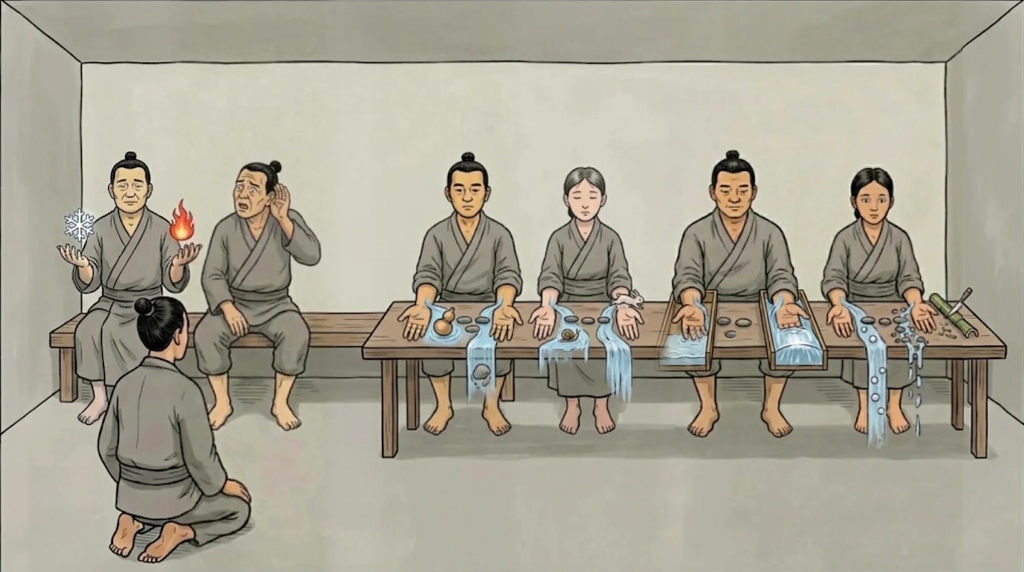
#> input picture images/s12u03.webp, 2048 x 1144 px, found by its file name (shown at 1/2 size)
$ python s14u02_post.py ../../images/s12u03.webp out.png
#> lines starting #> are read from the running program, lines starting #| are printed output that depends on the picture; after the words box and inside, x2 and y2 are one past the last pixel; in counts of white or black regions, pixels touching at a corner belong together
"""本草 ② 瀉·毒·修治 통합판 s14u02 — 합성본 뒤 PIL 손질 (2026-10-22, 재현용).
   大黃의 性 寒을 지는 소품이 없어(원 낱장 s14p03은 얼음 덩이가 §5 위반이었다) 사전 寒 = 눈송이를 s12u03(一問 寒熱의 손바닥 위 눈송이)에서 복사해
   大黃 칸 진열대 위, 苦 커피 잔 앞에 놓는다 — 苦 + 寒 = 苦寒. 마스크: 밝은 흰·푸른 결정 + 검은 윤곽만, 손가락은 잘라 냄.
   usage: python3 s14u02_post.py comp.png out.png  (s12u03.webp 는 images/ 에서 읽음)
"""
import sys, numpy as np
from PIL import Image, ImageFilter
src=Image.open('/home/claude/s7/work/images/s12u03.webp').convert('RGB')
#> src is the input picture: PIL image 2048x1144 RGB; mean R, G, B 168.3, 163.7, 148.1
sf=src.crop((108,408,200,500)); a=np.asarray(sf).astype(float)
#> after `sf = src.crop((108, 408, 200, 500))`:
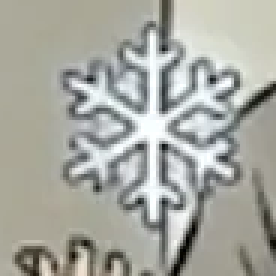
#> sf: PIL image 92x92 RGB (shown 3 times larger); mean R, G, B 167, 168.1, 160.4
br=a.mean(-1); blue=a[...,2]-a[...,0]
#> after `blue = a[..., 2] - a[..., 0]`:
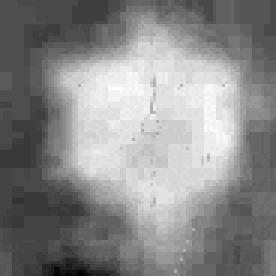
#> blue: shape (92, 92) float64 (shown 3 times larger); min -31, max 14, mean -6.66; drawn with min black and max white
m=((br>205)&(blue>-5))|(br<120)
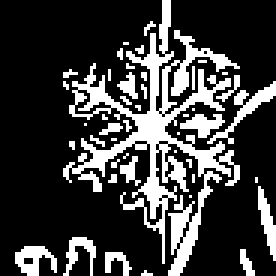
#> m: shape (92, 92) bool (shown 3 times larger); 23.8% white; 45 white regions (35 under 20 px), largest, box (x1, y1, x2, y2) and area: (21, 0, 80, 92) 1341, (69, 27, 92, 48) 102, (5, 82, 19, 92) 82
h,w=m.shape; yy,xx=np.mgrid[0:h,0:w]
#> after `h, w = m.shape`: h = 92; w = 92
m&=((yy-44)**2+(xx-46)**2)<41**2
m[72:]=False
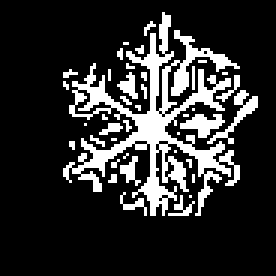
#> m: shape (92, 92) bool (shown 3 times larger); 18% white in thin lines or dots, all inside (x1, y1, x2, y2) = (21, 4, 86, 72)
mi=Image.fromarray(m.astype(np.uint8)*255).filter(ImageFilter.MaxFilter(3)).filter(ImageFilter.GaussianBlur(0.7))
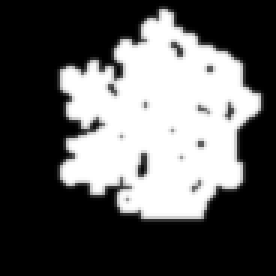
#> mi: PIL image 92x92 L (shown 3 times larger); min 0, max 255, mean 90.7
tgt=Image.open(sys.argv[1]).convert('RGB')
tgt.paste(sf.resize((64,64),Image.LANCZOS),(404,678),mi.resize((64,64),Image.LANCZOS))
tgt.save(sys.argv[2]); print('saved',sys.argv[2])
#| saved out.png

$ run again, with images/s02u02.webp copied over images/s12u03.webp
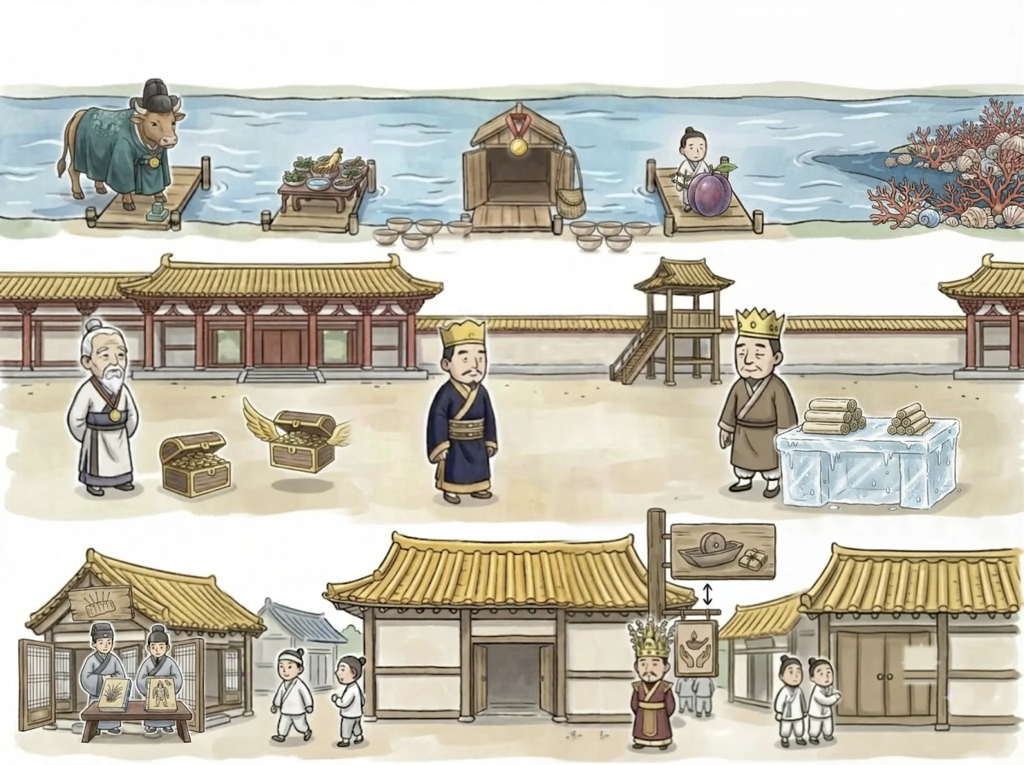
#> input picture images/s02u02.webp, 2048 x 1530 px, found by its file name (shown at 1/2 size)
#> src is the input picture: PIL image 2048x1530 RGB; mean R, G, B 196.1, 191.7, 178.3
#> `m=((br>205)&(blue>-5))|(br<120)`:
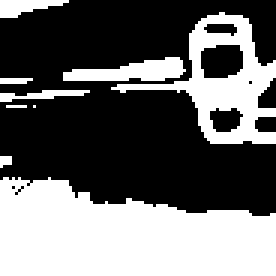
#> m: shape (92, 92) bool (shown 3 times larger); 41.6% white; 9 white regions (3 under 20 px), largest, box (x1, y1, x2, y2) and area: (0, 59, 92, 92) 2337, (37, 4, 92, 48) 795, (21, 19, 62, 27) 204, (0, 0, 23, 6) 84, (0, 30, 30, 34) 62, (0, 26, 11, 28) 20
#> `mi=Image.fromarray(m.astype(np.uint8)*255).filter(ImageFilter.MaxFilte..`:
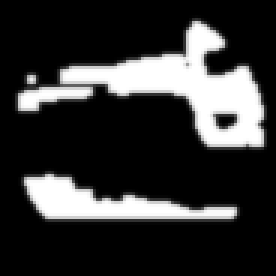
#> mi: PIL image 92x92 L (shown 3 times larger); min 0, max 255, mean 52.1
#| saved out.png
